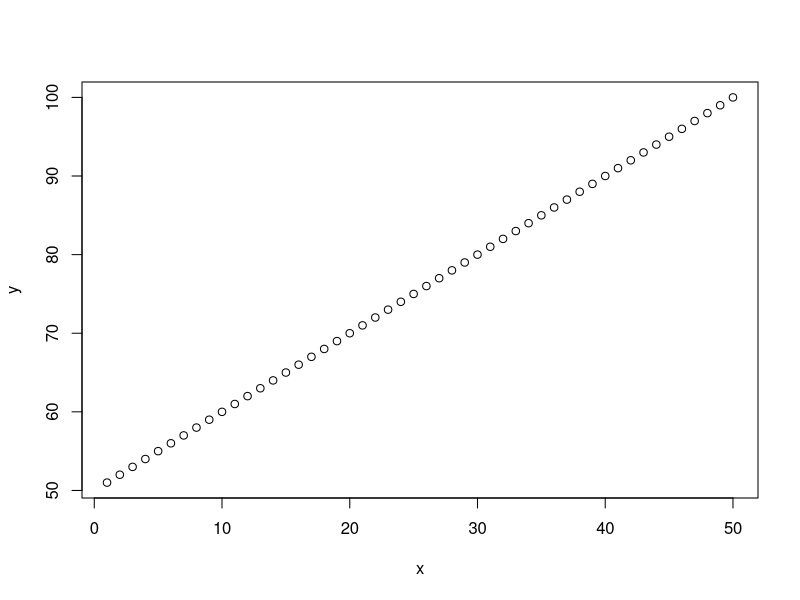
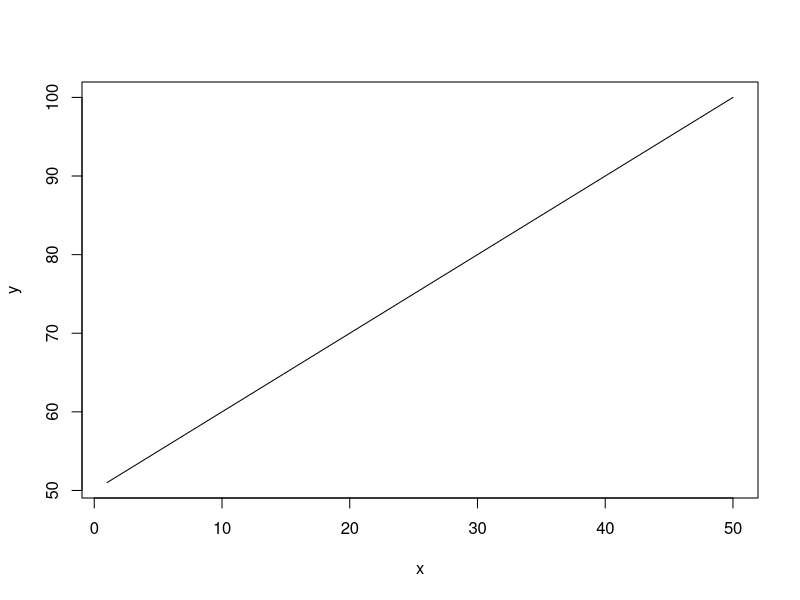
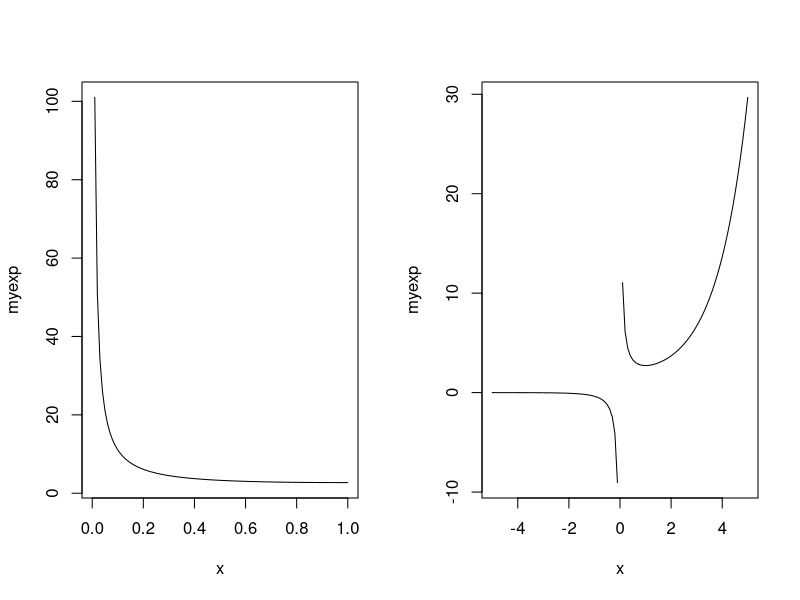
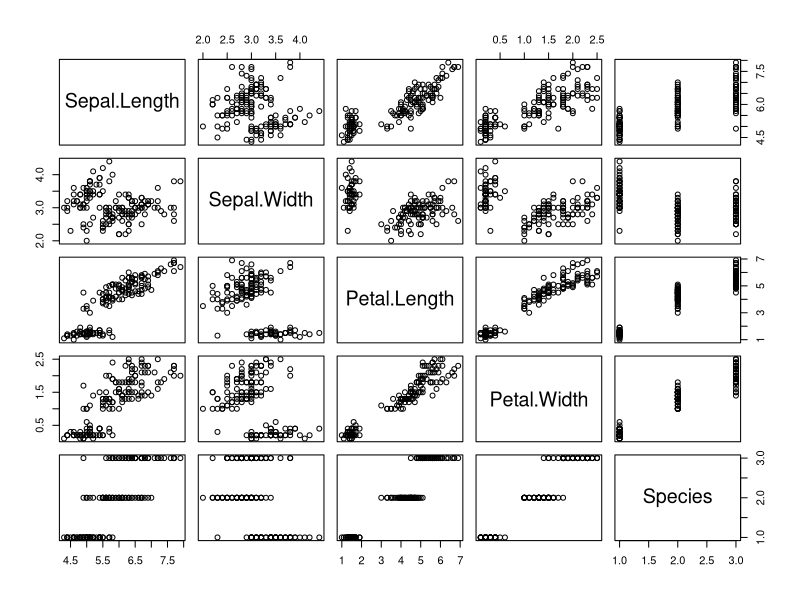
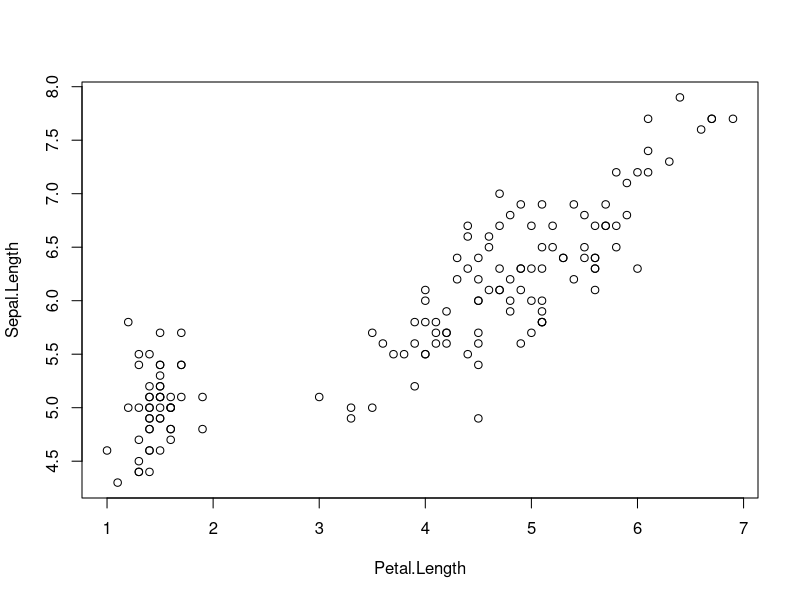
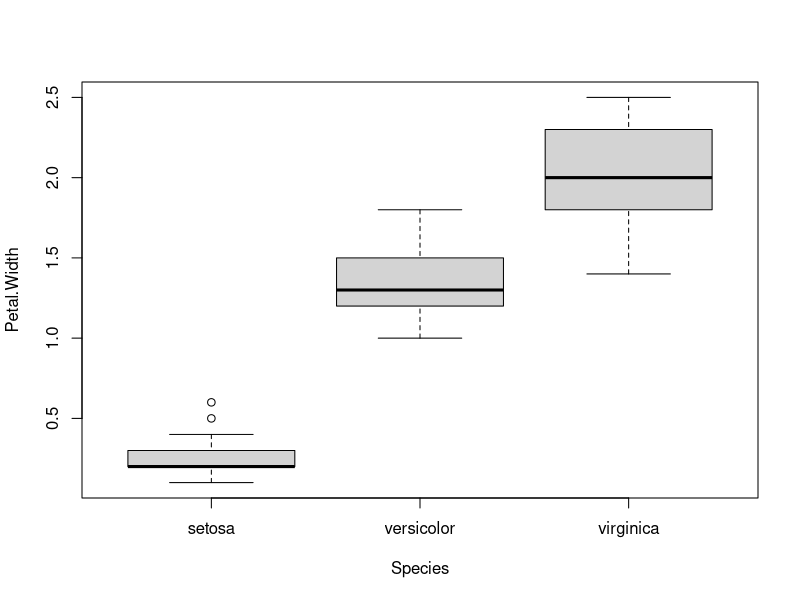
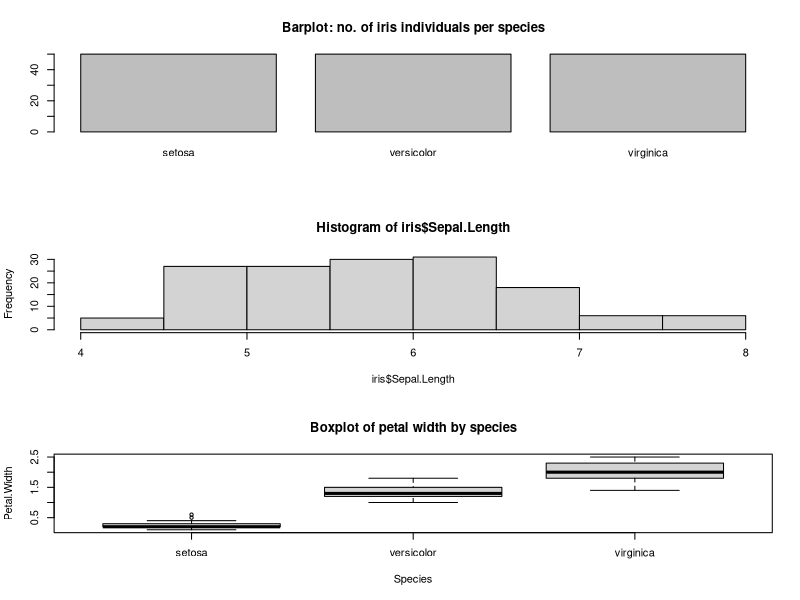
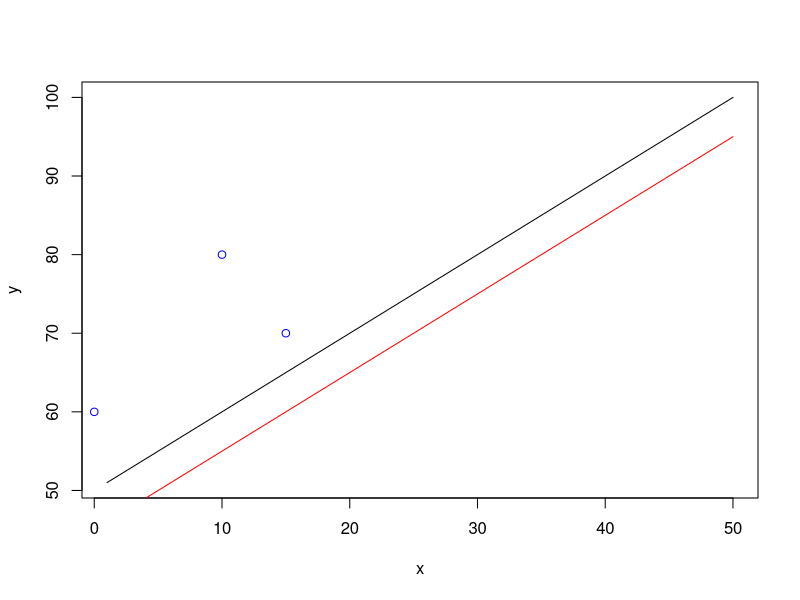

These charts were generated, in order, by the following R code: (Note: this script raises an error after producing the figures.)
## ---- chunk 1
knitr::opts_chunk$set(echo = TRUE, 
                      fig.width = 5, 
                      fig.asp = 3/4, 
                      comment = "#>",
                      warning = FALSE,
                      message = FALSE,
                      collapse = TRUE)
## ---- chunk 2
# make two vectors of equal length
x <- 1:50
y <- 51:100

plot(x, y)

## ---- chunk 3
plot(x, y, type = "l")
## ---- chunk 4
# define a function
myexp <- function(x){
  exp(x)/x
} 

# fit two plots in one window using par()
par(mfrow = c(1, 2))

# plot with default xlim
plot(myexp)

# plot with x in a range between -5 and 5
plot(myexp, xlim = c(-5, 5))

# reset parameters to one plot per window
par(mfrow = c(1, 1))

## ---- chunk 5
summary(iris)
## ---- chunk 6
plot(iris)
## ---- chunk 7
plot(Sepal.Length ~ Petal.Length, data = iris)

## ---- chunk 8
plot(Petal.Width ~ Species, data = iris)
## ---- chunk 9
# examples
par(mfrow = c(3, 1))

barplot(table(iris$Species), main = "Barplot: no. of iris individuals per species")
hist(iris$Sepal.Length)
boxplot(Petal.Width ~ Species, data = iris, main = "Boxplot of petal width by species")

par(mfrow = c(1,1))
## ---- chunk 10

plot(x, y, type = "l")
lines(x, y - 5, col = "red")
points(c(0, 10, 15), c(60, 80, 70), col = "blue")

## ---- chunk 11
knitr::include_graphics("data/r-plot-pch-symbols-points-in-r.png")
## ---- chunk 12
plot(Sepal.Length ~ Petal.Length, data = iris, pch = 15)
## ---- chunk 13
plot(x, y, type = "l", lty = 2)
## ---- chunk 14
plot(Sepal.Length ~ Petal.Length, data = iris, pch = 15, col = "red")
## ---- chunk 15
iris$Species <- factor(iris$Species)

plot(Sepal.Length ~ Petal.Length, data = iris, pch = 15, col = c("red", "blue", "black")[iris$Species])
## ---- chunk 16
plot(Sepal.Length ~ Petal.Length, data = iris, pch = 15, col = c("red", "blue", "black")[iris$Species])
legend("bottomright", legend = levels(iris$Species), col = c("red", "blue", "black"), pch = 15)
## ---- chunk 17
plot(Sepal.Length ~ Petal.Length, 
     data = iris, 
     pch = 15, 
     col = c("red", "blue", "black")[iris$Species],
     main = "Relationship between Iris' petal and sepal length",
     xlab = "Petal length",
     ylab = "Sepal length")
legend("bottomright", legend = levels(iris$Species), col = c("red", "blue", "black"), pch = 15)
## ---- chunk 18
plot(Sepal.Length ~ Petal.Length, 
     data = iris, 
     pch = 15, 
     col = c("red", "blue", "black")[iris$Species],
     main = "Relationship between Iris' petal and sepal length",
     xlab = "Petal length",
     ylab = "Sepal length",
     xlim = c(2.5, 7))
legend("bottomright", legend = levels(iris$Species), col = c("red", "blue", "black"), pch = 15)
## ---- chunk 19
library(ggplot2)
ggplot(iris, aes(Petal.Length, Sepal.Length, col = Species)) +
  geom_point(pch = 15) +
  labs(title = "Relationship between Iris' petal and sepal length",
     x = "Petal length",
     y = "Sepal length")
